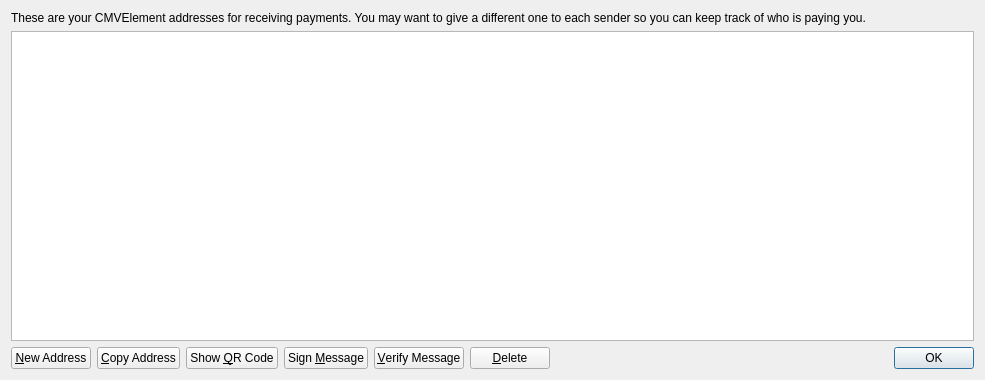
<?xml version="1.0" encoding="UTF-8"?>
<ui version="4.0">
 <class>AddressBookPage</class>
 <widget class="QWidget" name="AddressBookPage">
  <property name="geometry">
   <rect>
    <x>0</x>
    <y>0</y>
    <width>985</width>
    <height>380</height>
   </rect>
  </property>
  <property name="windowTitle">
   <string>Address Book</string>
  </property>
  <layout class="QVBoxLayout" name="verticalLayout">
   <item>
    <widget class="QLabel" name="labelExplanation">
     <property name="text">
      <string>These are your CMVElement addresses for receiving payments. You may want to give a different one to each sender so you can keep track of who is paying you.</string>
     </property>
     <property name="textFormat">
      <enum>Qt::PlainText</enum>
     </property>
     <property name="wordWrap">
      <bool>true</bool>
     </property>
    </widget>
   </item>
   <item>
    <widget class="QTableView" name="tableView">
     <property name="contextMenuPolicy">
      <enum>Qt::CustomContextMenu</enum>
     </property>
     <property name="toolTip">
      <string>Double-click to edit address or label</string>
     </property>
     <property name="tabKeyNavigation">
      <bool>false</bool>
     </property>
     <property name="alternatingRowColors">
      <bool>true</bool>
     </property>
     <property name="selectionMode">
      <enum>QAbstractItemView::SingleSelection</enum>
     </property>
     <property name="selectionBehavior">
      <enum>QAbstractItemView::SelectRows</enum>
     </property>
     <property name="sortingEnabled">
      <bool>true</bool>
     </property>
     <attribute name="verticalHeaderVisible">
      <bool>false</bool>
     </attribute>
    </widget>
   </item>
   <item>
    <layout class="QHBoxLayout" name="horizontalLayout">
     <item>
      <widget class="QPushButton" name="newAddressButton">
       <property name="toolTip">
        <string>Create a new address</string>
       </property>
       <property name="text">
        <string>&amp;New Address</string>
       </property>
       <property name="icon">
        <iconset resource="../bitcoin.qrc">
         <normaloff>:/icons/add</normaloff>:/icons/add</iconset>
       </property>
      </widget>
     </item>
     <item>
      <widget class="QPushButton" name="copyToClipboard">
       <property name="toolTip">
        <string>Copy the currently selected address to the system clipboard</string>
       </property>
       <property name="text">
        <string>&amp;Copy Address</string>
       </property>
       <property name="icon">
        <iconset resource="../bitcoin.qrc">
         <normaloff>:/icons/editcopy</normaloff>:/icons/editcopy</iconset>
       </property>
      </widget>
     </item>
     <item>
      <widget class="QPushButton" name="showQRCode">
       <property name="text">
        <string>Show &amp;QR Code</string>
       </property>
       <property name="icon">
        <iconset resource="../bitcoin.qrc">
         <normaloff>:/icons/qrcode</normaloff>:/icons/qrcode</iconset>
       </property>
      </widget>
     </item>
     <item>
      <widget class="QPushButton" name="signMessage">
       <property name="toolTip">
        <string>Sign a message to prove you own a CMVElement address</string>
       </property>
       <property name="text">
        <string>Sign &amp;Message</string>
       </property>
       <property name="icon">
        <iconset resource="../bitcoin.qrc">
         <normaloff>:/icons/edit</normaloff>:/icons/edit</iconset>
       </property>
      </widget>
     </item>
     <item>
      <widget class="QPushButton" name="verifyMessage">
       <property name="toolTip">
        <string>Verify a message to ensure it was signed with a specified CMVElement address</string>
       </property>
       <property name="text">
        <string>&amp;Verify Message</string>
       </property>
       <property name="icon">
        <iconset resource="../bitcoin.qrc">
         <normaloff>:/icons/transaction_0</normaloff>:/icons/transaction_0</iconset>
       </property>
      </widget>
     </item>
     <item>
      <widget class="QPushButton" name="deleteButton">
       <property name="toolTip">
        <string>Delete the currently selected address from the list</string>
       </property>
       <property name="text">
        <string>&amp;Delete</string>
       </property>
       <property name="icon">
        <iconset resource="../bitcoin.qrc">
         <normaloff>:/icons/remove</normaloff>:/icons/remove</iconset>
       </property>
      </widget>
     </item>
     <item>
      <spacer name="horizontalSpacer">
       <property name="orientation">
        <enum>Qt::Horizontal</enum>
       </property>
       <property name="sizeHint" stdset="0">
        <size>
         <width>40</width>
         <height>20</height>
        </size>
       </property>
      </spacer>
     </item>
     <item>
      <widget class="QDialogButtonBox" name="buttonBox">
       <property name="sizePolicy">
        <sizepolicy hsizetype="Maximum" vsizetype="Fixed">
         <horstretch>0</horstretch>
         <verstretch>0</verstretch>
        </sizepolicy>
       </property>
       <property name="standardButtons">
        <set>QDialogButtonBox::Ok</set>
       </property>
      </widget>
     </item>
    </layout>
   </item>
  </layout>
 </widget>
 <resources>
  <include location="../bitcoin.qrc"/>
 </resources>
 <connections/>
</ui>
